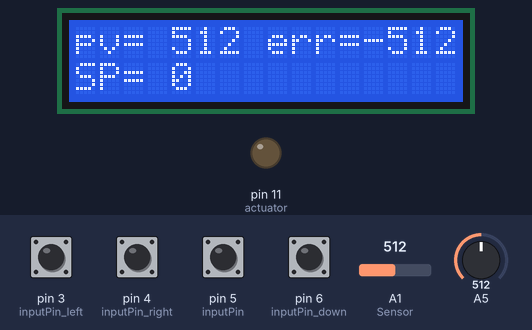
A sketch run on a simulated Arduino Uno, built with avr-gcc and run on an emulated ATmega328P. Shown: 16×2 character LCD, output pins drawn as LEDs (lit = HIGH). The test bench sets the inputs (shaded band); at power-on: pin 3 (inputPin_left), pin 4 (inputPin_right), pin 5 (inputPin), pin 6 (inputPin_down) HIGH, A1 (Sensor) = 512, A5 = 512. What the sketch prints to the serial monitor is not drawn.

Above: at 1.2 s.
1.3 s: pin 3 (inputPin_left) pulled LOW for 0.15 s
At 2.6 s:
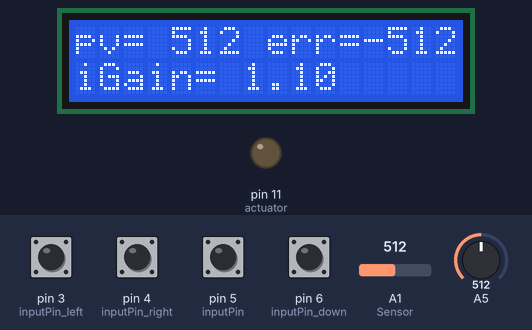
2.9 s: A1 (Sensor) set to 0
At 3.5 s:
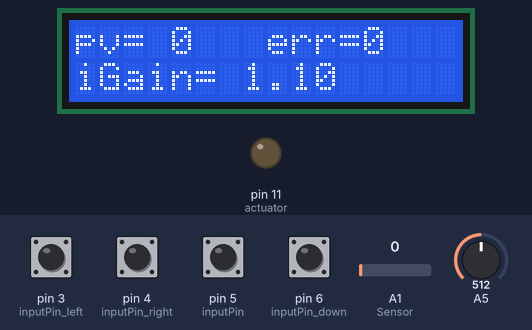
5.9 s: pin 6 (inputPin_down) pulled LOW for 1 s
At 8.2 s:
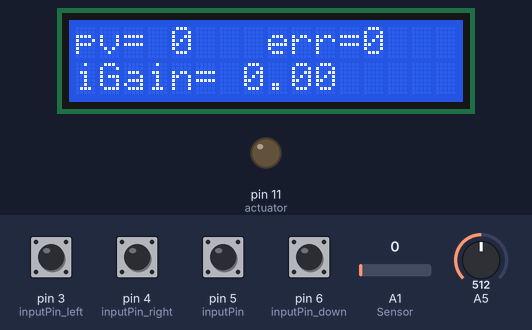
9.9 s: pin 6 (inputPin_down) pulled LOW for 0.15 s
At 9.99 s:
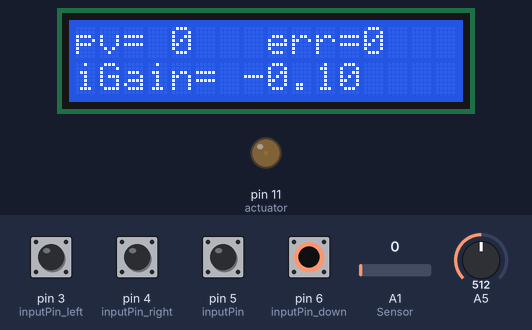
11.6 s: pin 5 (inputPin) pulled LOW for 1 s
At 13.6 s:
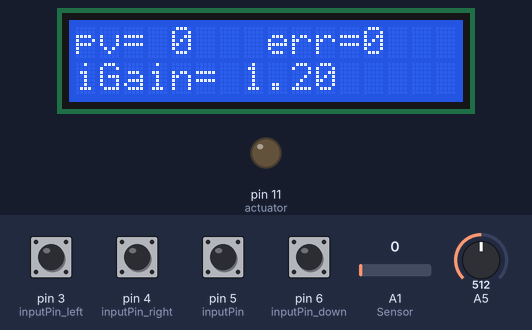
14.1 s: pin 4 (inputPin_right) pulled LOW for 0.15 s
At 14.15 s:
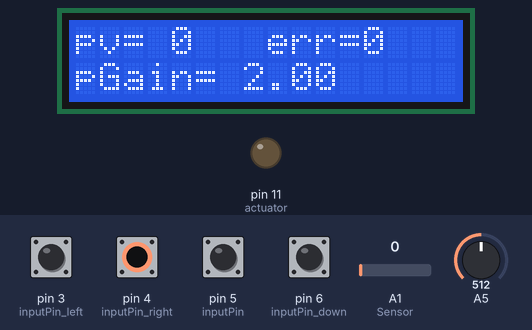
Timing chart, 0 to 16.7 s (numbered marks = the images above; inputs shaded):
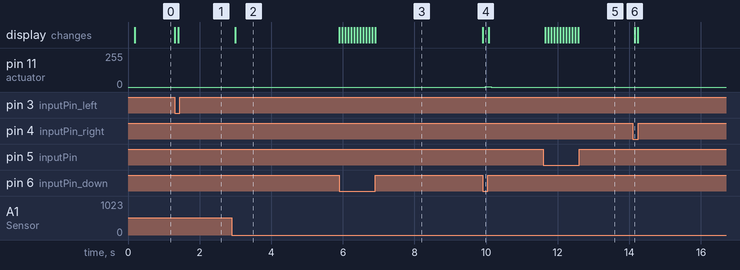

Measured:
- after the input at 1.3 s, the display: first changes at once (image 1 shows a later state)
- after the input at 2.9 s, the display: changes after 0.09 s (image 2)
- after the input at 5.9 s, the display: first changes at once (image 3 shows a later state)
- after the input at 9.9 s, pin 11 (actuator): 0/255 → 1/255 after 0.08 s, → 0/255 0.17 s later; the display: changes at once (image 4)
- after the input at 11.6 s, the display: first changes after 0.05 s (image 5 shows a later state)
- after the input at 14.1 s, the display: changes after 0.05 s (image 6)

The sketch:

Final_project_PI__Control_4_pushbutton.ino
```cpp
/*
Final Project PI Mode;
using LCD and 4 Pushbutton; first pushbutton is make the value up; second pushbutton is make the value down;
The third and the fourth pushbutton is select the SP or HYS;
*/
int Sensor=A1;  //LDR sensor input
int inputPin=5;//the pin for the Pushbutton, make the set point count up
int inputPin_down=6;//the pin for the Pushbutton,make the set point count down
int inputPin_left=3;//the pin for the Pushbutton, this is left;select SP;
int inputPin_right=4;//the pin for the Pushbutton, this is right;select HYS;
bool left;
bool right;
int select_di=0;// for the logic select;
int actuator=11;// led connect pin13
int pv=0; //Process variable which is also the LDR value
int inputvalue=0;// this is setpoint value
int co=0;//control output value; 0 or 255;
int error=0;// pv-inputvalue;
int HYS=30;//Hysteresis Value
float pGain=2.0; //declaire the P gain Variable;
float iGain=1.1;
int setpoint;
int intergralaction;
unsigned long previousMillis=0;
const long interval=100;
unsigned long currentMillis;
bool buttonState;            // the current reading from the input pin
bool buttonState_down;   //pushbutton funcation
bool buttonState_left;   ////pushbutton funcation
bool buttonState_right;   //pushbutton funcation
int lastButtonState = LOW;  // the previous reading from the input pin
unsigned long lastDebounceTime = 0;  // the last time the output pin was toggled
unsigned long debounceDelay = 50;    // the debounce time; increase if the output flickers

#include <LiquidCrystal.h>
// initialize the library with the numbers of the interface pins
LiquidCrystal lcd(7, 8, 9, 10, 13, 12);

void setup() {
  // put your setup code here, to run once:
pinMode(actuator, OUTPUT); //declare the actuator pin as an output;
pinMode(inputPin, INPUT_PULLUP); //declare the pushbutton pin as an input;
pinMode(inputPin_down, INPUT_PULLUP); //declare the pushbutton pin as an input;
pinMode(inputPin_left, INPUT_PULLUP); //declare the pushbutton pin as an input;
pinMode(inputPin_right, INPUT_PULLUP); //declare the pushbutton pin as an input;
Serial.begin(9600);//speed of communication
// set up the LCD's number of columns and rows:
  lcd.begin(16, 2);
}
void loop() {
  //delay(100);
  // put your main code here, to run repeatedly:
 pv=analogRead(Sensor); //read the sensor value;
 inputvalue=analogRead(inputPin); //  value;it should be input value.
 currentMillis=millis();

  left=digitalRead(inputPin_left);
  right=digitalRead(inputPin_right);
  //when the left =0;then make the select_di=0; this is for the logic swith case;
  if(left==0){
    select_di=select_di+1;
  }
  if(right==0){
    select_di=select_di-1;
  }
  if(select_di >=2){//condition for when select is bigger than the number
  //this is important to set the number of the parameteres being controlled
  select_di = 2;//= the number if it passes it
}
if(select_di <=0){
  //the same goes for the other way around, the number for the pages is limited to 0

  select_di = 0;//= the number if it goes below it
}
  buttonState=digitalRead(inputPin);
  /*if (buttonState != lastButtonState) {
    // reset the debouncing timer
    lastDebounceTime = millis();
  }*/
  if(currentMillis - previousMillis>=interval ) {
    previousMillis=currentMillis;
    error=(setpoint-pv);
    intergralaction = (intergralaction + error);
    co= ((pGain * error)+ (iGain*intergralaction ))/500;
    if(co>255){
   co=255;
 }
 if(co<0){
   co=0;
 }
  }
analogWrite(actuator,co);//writing the co to the actuator

lcd.clear();
//delay(30);
// set the cursor to column 0, line 1
  // (note: line 1 is the second row, since counting begins with 0):
  lcd.setCursor(0, 0); // set the cursor to column 1, line 1
  lcd.print("pv= ");//print the text voltage
  lcd.print(pv);//print the value
   //delay(10);
  lcd.print("           "); //make a space
  lcd.setCursor(8, 0);

  lcd.print("err="); //print the text co;
  lcd.print(error); //print the value
  // delay(10);
  switch(select_di){
    case 0:
    if (buttonState==LOW && millis()-lastDebounceTime>50){
    //when press the button, the Sp plus 50;
     //delay(50);
    setpoint=setpoint+50;

  }
  buttonState_down=digitalRead(inputPin_down);
  if (buttonState_down != lastButtonState) {
    // reset the debouncing timer
    lastDebounceTime = millis();
  }

  if (buttonState_down==LOW){

    setpoint=setpoint-50;

  }
 inputvalue=setpoint;
 //the input shuld be 0-1024;so make a reasonable range.
 if(setpoint>=1024){
   setpoint=1024;
 }
if(setpoint<=0){
   setpoint=0;
 }
//lcd.clear();
//delay(2000);
    lcd.setCursor(0, 1);
  lcd.print("SP= "); //print the text co;
  lcd.print(inputvalue); //print the value
  break;
  case 1:
  if (buttonState==LOW && millis()-lastDebounceTime>50){

    //setpoint=setpoint+50;
    pGain=pGain+0.1;

  }
  if(pGain<=0){
   pGain=0;
 }
  buttonState_down=digitalRead(inputPin_down);
  if (buttonState_down != lastButtonState) {
    // reset the debouncing timer
    lastDebounceTime = millis();
  }

  if (buttonState_down==LOW){

    //setpoint=setpoint-50;
    pGain=pGain-0.1;
  }
 inputvalue=setpoint;
  lcd.setCursor(0, 1);
  lcd.print("pGain= "); //print the text co;
  lcd.print(pGain); //print the value
  break;

case 2:
  if (buttonState==LOW && millis()-lastDebounceTime>50){

    //setpoint=setpoint+50;
    iGain=iGain+0.1;

  }
  if(iGain<=0){
   iGain=0;
  }
  buttonState_down=digitalRead(inputPin_down);
  if (buttonState_down != lastButtonState) {
    // reset the debouncing timer
    lastDebounceTime = millis();
  }

  if (buttonState_down==LOW){

    //setpoint=setpoint-50;
    iGain=iGain-0.1;
  }
 inputvalue=setpoint;
  lcd.setCursor(0, 1);
  lcd.print("iGain= "); //print the text co;
  lcd.print(iGain); //print the value
delay(10);
}
//Serial.print, to show on the serial monitor;

Serial.print(inputvalue);
Serial.print(",");
Serial.print(pv);
Serial.print(",");
Serial.print(error);
Serial.print(",");
Serial.print(pGain);
Serial.print(",");
Serial.print(iGain);
 Serial.print("setpoint = ");
Serial.print(inputvalue);
// delay(10);
//Serial.print("\t co =  ");
//Serial.print(co);
Serial.print("\t PV =  ");
Serial.print(pv);

Serial.print("\t error =  ");
Serial.print(error);
Serial.print("\t pGain =  ");
Serial.print(pGain);
Serial.print("\t iGain =  ");
Serial.print(iGain);
Serial.println();
}
```
